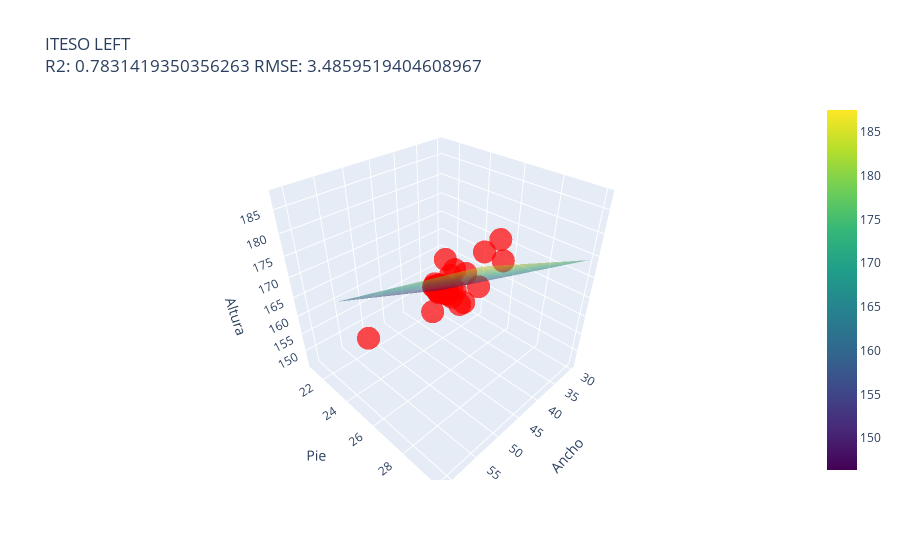

Source (notebook cell):
### Code cell
# Definir rangos para las variables independientes
x1_range = np.linspace(min(x_train_left['width']), max(x_train_left['width']), 20)
x2_range = np.linspace(min(x_train_left['shoe_size']), max(x_train_left['shoe_size']), 20)
x1_mesh, x2_mesh = np.meshgrid(x1_range, x2_range)

# Escalar el meshgrid para predicción
x_mesh_scaled = ss_left.transform(np.vstack((x1_mesh.ravel(), x2_mesh.ravel())).T)

# Predecir los valores con el modelo escalado
y_mesh_scaled = rg_l.predict(x_mesh_scaled)

# Crear scatterplot 3D de los puntos reales
scatter = go.Scatter3d(
    x=x_test_left['width'], y=x_test_left['shoe_size'], z=y_test_left,
    mode='markers',
    marker=dict(size=8, color='red', opacity=0.7)
)

# Crear el plano de regresión
surface = go.Surface(
    x=x1_mesh, y=x2_mesh, z=y_mesh_scaled.reshape(x1_mesh.shape),
    colorscale='Viridis', opacity=0.5
)

# Configuración del layout
layout = go.Layout(
    title=f"ITESO LEFT<br>R2: {r2_score(y_test_left, r_pred_left)} RMSE: {root_mean_squared_error(y_test_left, r_pred_left)}",
    scene=dict(
        xaxis_title='Ancho',
        yaxis_title='Pie',
        zaxis_title='Altura'
    )
)

# Crear la figura
fig = go.Figure(data=[scatter, surface], layout=layout)

# Mostrar la figura interactiva
fig.show()

### Figure 1 — Plotly figure (JSON) as saved in the notebook; plotly's stock layout.template omitted (floating-point values rounded to 4 significant figures; data arrays with more than 128 entries replaced by an {"elided": "..."} marker saying what was removed)
{"data": [{"marker": {"color": "red", "opacity": 0.7, "size": 8}, "mode": "markers", "type": "scatter3d", "x": [38, 50, 45, 43, 42, 40, 38, 38, 36, 40, 42, 39, 41, 35, 36, 39, 41, 36, 43, 45, 42, 41, 41, 39, 45, 39, 47, 48, 42, 41, 39, 40, 40, 61, 39, 49, 34, 43], "y": [23, 28, 26, 25, 24, 24, 23, 23, 23, 24, 26, 23, 24, 22, 23, 24.5, 24, 22.5, 28, 26, 27, 24, 23.5, 24, 27.5, 24, 27, 27, 28, 24, 23, 24, 24, 26, 24, 27, 22, 25], "z": [156, 173, 166, 164, 163, 161, 156, 157, 164, 161, 170, 158, 162, 153, 154, 166, 162, 153, 182, 168, 177, 162, 153, 159, 172, 158, 168, 172, 177, 161, 158, 161, 160, 168, 158, 176, 151, 164]}, {"colorscale": [[0, "#440154"], [0.1111, "#482878"], [0.2222, "#3e4989"], [0.3333, "#31688e"], [0.4444, "#26828e"], [0.5556, "#1f9e89"], [0.6667, "#35b779"], [0.7778, "#6ece58"], [0.8889, "#b5de2b"], [1, "#fde725"]], "opacity": 0.5, "type": "surface", "x": {"elided": "20x20 float values"}, "y": {"elided": "20x20 float values"}, "z": {"elided": "20x20 float values"}}], "layout": {"scene": {"xaxis": {"title": {"text": "Ancho"}}, "yaxis": {"title": {"text": "Pie"}}, "zaxis": {"title": {"text": "Altura"}}}, "title": {"text": "ITESO LEFT<br>R2: 0.7831419350356263 RMSE: 3.4859519404608967"}}}
